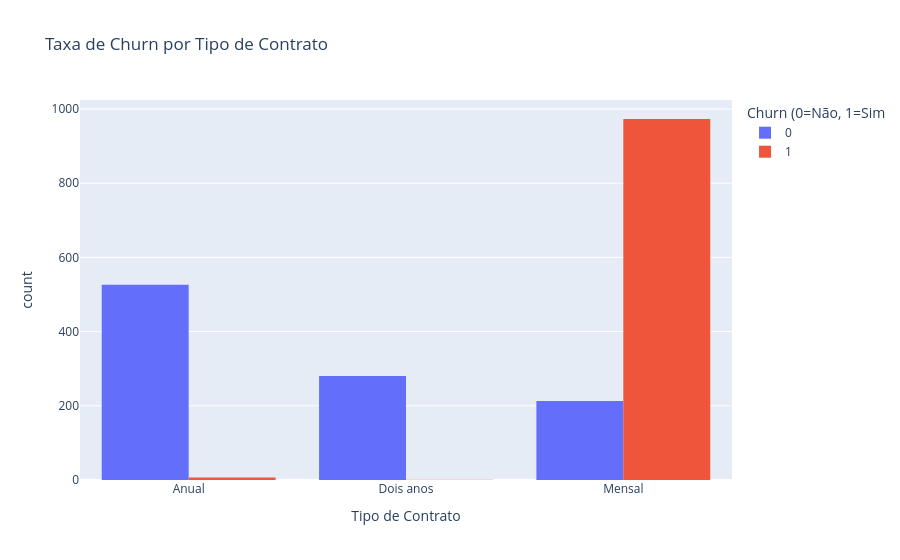

Notebook cell for this chart:
### Code cell
# Histograma
dsa_fig_bar_contrato = px.histogram(df_churn,
                                    x = 'Tipo_Contrato',
                                    color = 'Churn',
                                    barmode = 'group',
                                    title = 'Taxa de Churn por Tipo de Contrato',
                                    labels = {'Tipo_Contrato': 'Tipo de Contrato', 'Churn': 'Churn (0=Não, 1=Sim'})
dsa_fig_bar_contrato.show()

### Figure 1 — Plotly figure (JSON) as saved in the notebook; plotly's stock layout.template omitted (floating-point values rounded to 4 significant figures; data arrays with more than 128 entries replaced by an {"elided": "..."} marker saying what was removed)
{"data": [{"alignmentgroup": "True", "bingroup": "x", "hovertemplate": "Churn (0=Não, 1=Sim=0<br>Tipo de Contrato=%{x}<br>count=%{y}<extra></extra>", "legendgroup": "0", "marker": {"color": "#636efa", "pattern": {"shape": ""}}, "name": "0", "offsetgroup": "0", "orientation": "v", "showlegend": true, "type": "histogram", "x": {"elided": "1019 str values"}, "xaxis": "x", "yaxis": "y"}, {"alignmentgroup": "True", "bingroup": "x", "hovertemplate": "Churn (0=Não, 1=Sim=1<br>Tipo de Contrato=%{x}<br>count=%{y}<extra></extra>", "legendgroup": "1", "marker": {"color": "#EF553B", "pattern": {"shape": ""}}, "name": "1", "offsetgroup": "1", "orientation": "v", "showlegend": true, "type": "histogram", "x": {"elided": "981 str values"}, "xaxis": "x", "yaxis": "y"}], "layout": {"barmode": "group", "legend": {"title": {"text": "Churn (0=Não, 1=Sim"}, "tracegroupgap": 0}, "title": {"text": "Taxa de Churn por Tipo de Contrato"}, "xaxis": {"anchor": "y", "domain": [0, 1], "title": {"text": "Tipo de Contrato"}}, "yaxis": {"anchor": "x", "domain": [0, 1], "title": {"text": "count"}}}}
